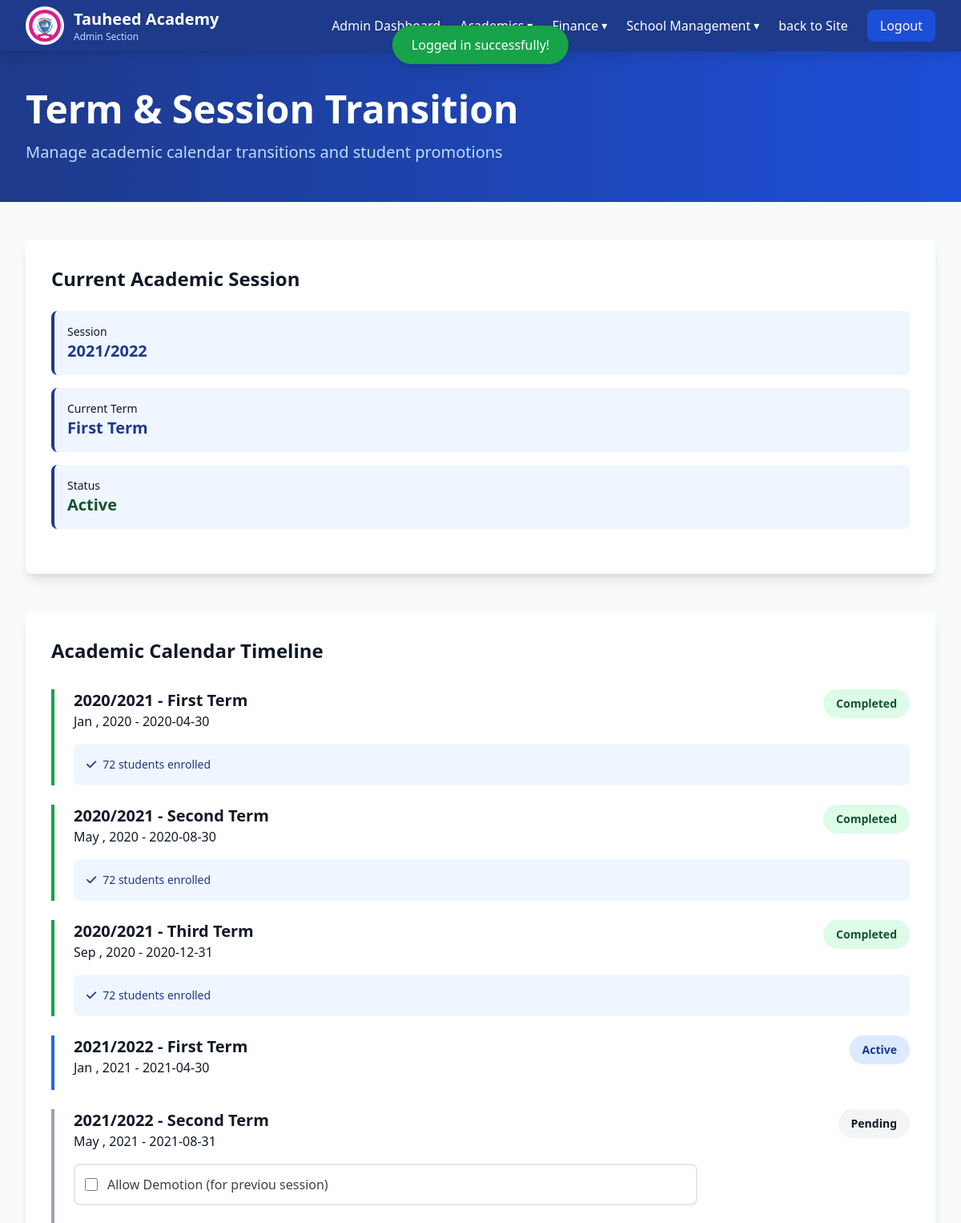
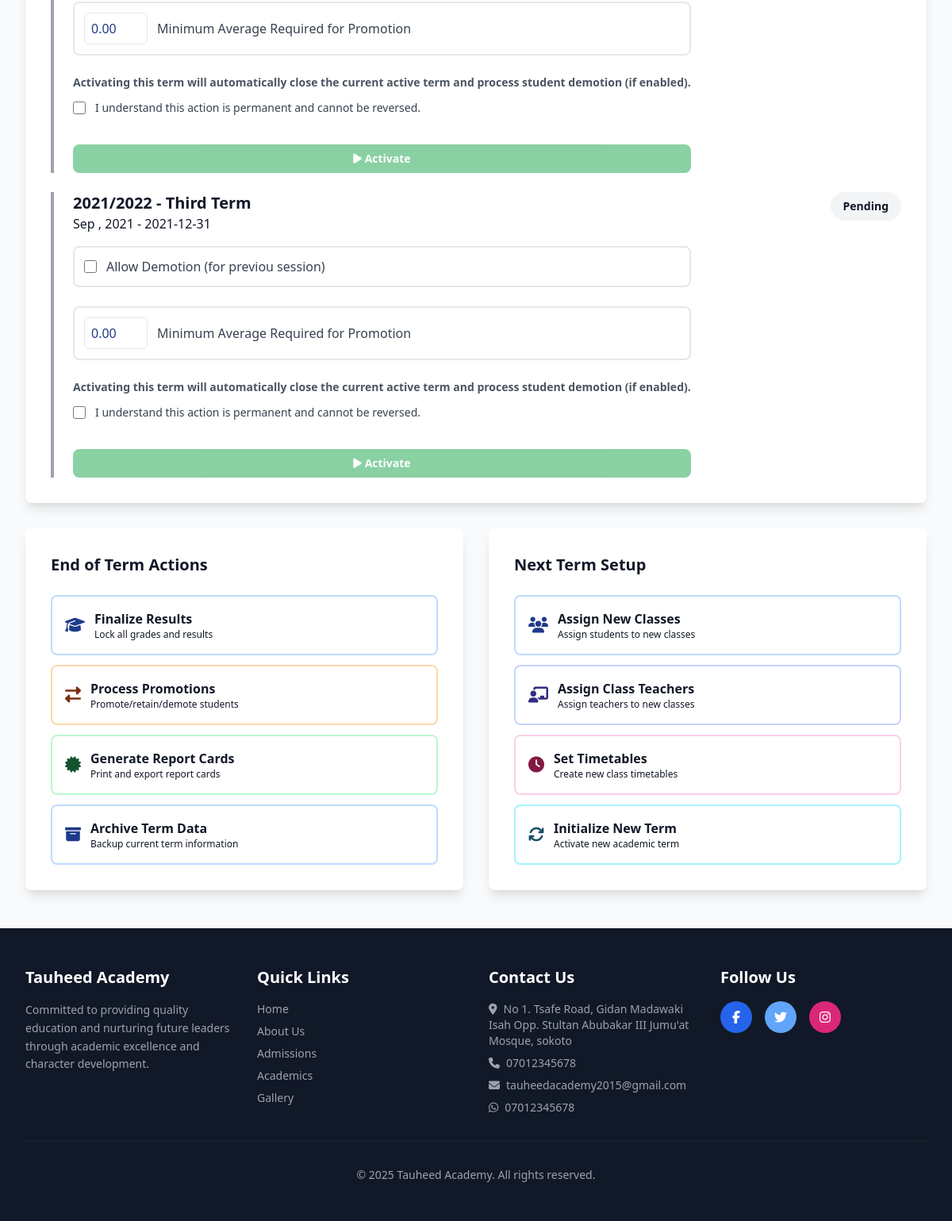
The page /pages/admin/session-term-transtion.php (signed in) on the database its author committed (2 pictures, top to bottom).
### tables this page shows
CREATE TABLE `schools` (
  `id` int(11) NOT NULL,
  `name` varchar(150) NOT NULL,
  `motto` varchar(255) DEFAULT NULL,
  `address` varchar(255) DEFAULT NULL,
  `phone` varchar(20) DEFAULT NULL,
  `email` varchar(100) DEFAULT NULL,
  `about_message` text DEFAULT NULL,
  `welcome_message` text DEFAULT NULL,
  `whatsapp_number` varchar(20) DEFAULT NULL,
  `facebook` varchar(255) DEFAULT NULL,
  `twitter` varchar(255) DEFAULT NULL,
  `instagram` varchar(255) DEFAULT NULL,
  `admission_number_format` varchar(255) DEFAULT NULL,
  `admission_number_format_description` varchar(255) DEFAULT NULL,
  `created_at` timestamp NOT NULL DEFAULT current_timestamp(),
  `deleted_at` datetime DEFAULT NULL,
  `updated_at` timestamp NOT NULL DEFAULT current_timestamp() ON UPDATE current_timestamp()
);

CREATE TABLE `terms` (
  `id` int(11) NOT NULL,
  `name` varchar(100) NOT NULL,
  `session_id` int(11) NOT NULL,
  `start_date` date DEFAULT NULL,
  `end_date` date DEFAULT NULL,
  `status` enum('pending','ongoing','finished') DEFAULT 'pending',
  `created_at` timestamp NOT NULL DEFAULT current_timestamp(),
  `deleted_at` datetime DEFAULT NULL,
  `updated_at` timestamp NOT NULL DEFAULT current_timestamp() ON UPDATE current_timestamp()
);

CREATE TABLE `sessions` (
  `id` int(11) NOT NULL,
  `name` varchar(100) NOT NULL,
  `start_date` date DEFAULT NULL,
  `end_date` date DEFAULT NULL,
  `status` enum('pending','ongoing','finished') DEFAULT 'pending',
  `created_at` timestamp NOT NULL DEFAULT current_timestamp(),
  `deleted_at` datetime DEFAULT NULL,
  `updated_at` timestamp NOT NULL DEFAULT current_timestamp() ON UPDATE current_timestamp()
);

### pages/admin/session-term-transtion.php (the view, shortened to what the rows shown need)
<?php
include __DIR__ . '/../../includes/header.php';
$stmt = $pdo->prepare("
    SELECT
        terms.*,
        sessions.name AS session_name
    FROM terms
    LEFT JOIN sessions
        ON terms.session_id = sessions.id
        AND sessions.deleted_at IS NULL
    WHERE terms.deleted_at IS NULL
    ORDER BY sessions.name ASC, terms.name ASC
");
$stmt->execute();
$terms = $stmt->fetchAll(PDO::FETCH_ASSOC);
$active = 'ongoing';
$stmt = $pdo->prepare("
    SELECT
        terms.*,
        sessions.name AS session_name
    FROM terms
    LEFT JOIN sessions
        ON terms.session_id = sessions.id
        AND sessions.deleted_at IS NULL
    WHERE terms.status = ?
      AND terms.deleted_at IS NULL
    LIMIT 1
");
$stmt->execute([$active]);
$current_term = $stmt->fetch(PDO::FETCH_ASSOC);
?>
<body class="bg-gray-50">
    <?php include(__DIR__ . "/./includes/admins-section-nav.php") ?>
    <section class="bg-gradient-to-r from-blue-900 to-blue-700 text-white py-12">
        <div class="max-w-7xl mx-auto px-4 sm:px-6 lg:px-8">
            <h1 class="text-4xl md:text-5xl font-bold mb-4">Term & Session Transition</h1>
        </div>
    </section>
    <section class="py-12 bg-gray-50">
        <div class="max-w-7xl mx-auto px-4 sm:px-6 lg:px-8">
            <div class="grid grid-cols-1 md:grid-cols-1 gap-8 mb-12">
                <div class="bg-white rounded-lg shadow-lg p-8">
                    <?php if ($current_term) : ?>
                        <h2 class="text-2xl font-bold text-gray-900 mb-6">Current Academic Session</h2>
                        <div class="space-y-4 mb-6">
                            <div class="bg-blue-50 p-4 rounded-lg border-l-4 border-blue-900">
                                <p class="text-sm text-gray-900">Session</p>
                                <p class="text-xl font-bold text-blue-900"><?= $current_term['session_name'] ?></p>
                            </div>
                            <div class="bg-blue-50 p-4 rounded-lg border-l-4 border-blue-900">
                                <p class="text-sm text-gray-900">Current Term</p>
                                <p class="text-xl font-bold text-blue-900"><?= $current_term['name'] ?></p>
                            </div>
                            <div class="bg-blue-50 p-4 rounded-lg border-l-4 border-blue-900">
                                <p class="text-sm text-gray-900">Status</p>
                                <p class="text-xl font-bold text-green-900">Active</p>
                            </div>
                        </div>
                    <?php else : ?>
                        <h2 class="text-2xl font-bold text-gray-900 mb-6">No Academic Session Is Active</h2>
                    <?php endif ?>
                </div>
            </div>
            <div class="bg-white rounded-lg shadow-lg p-8 mb-8">
                <h2 class="text-2xl font-bold text-gray-900 mb-8">Academic Calendar Timeline</h2>
                <div class="space-y-6">
                    <?php foreach ($terms as $term) : ?>
                        <div class="border-l-4
                                    <?php if ($term['status'] === 'ongoing') : ?>
                                    border-blue-600
                                <?php elseif ($term['status'] === 'finished') : ?>
                                    border-green-600
                                <?php elseif ($term['status'] === 'pending') : ?>
                                    border-gray-400
                                <?php endif; ?>
                                pl-6">
                            <div class="flex justify-between items-start mb-4">
                                <div>
                                    <h3 class="text-xl font-bold text-gray-900"><?= $term['session_name'] ?> - <?= $term['name'] ?></h3>
                                    <p class="text-gray-900"><?= date('M , Y', strtotime($term['start_date'])) ?> - <?= $term['end_date'] ?></p>
                                </div>
                                <?php if ($term['status'] === 'ongoing') :  ?>
                                    <span class="px-4 py-2 bg-blue-100 text-blue-900 rounded-full text-sm font-semibold">Active</span>
                                <?php elseif ($term['status'] === 'finished') :  ?>
                                    <span class="px-4 py-2 bg-green-100 text-green-900 rounded-full text-sm font-semibold">Completed</span>
                                <?php elseif ($term['status'] === 'pending') :  ?>
                                    <span class="px-4 py-2 bg-gray-100 text-gray-900 rounded-full text-sm font-semibold">Pending</span>
                                <?php endif;  ?>
                            </div>
                            <?php if ($term['status'] === 'finished') : ?>
                                <div class="bg-blue-50 p-4 rounded-lg text-sm text-blue-900">
                                    <p><i class="fas fa-check mr-2"></i>72 students enrolled</p>
                                </div>
                            <?php endif ?>
                            <div class="flex gap-3">
                                <?php if ($term['status'] === 'pending') :  ?>
                                    <form method="POST" class="flex flex-col gap-3">
                                        <label class="flex items-center p-3 border-2 border-gray-200 rounded-lg cursor-pointer hover:bg-blue-50 mb-3">
                                            <input type="checkbox" class="w-4 h-4 text-blue-900" name="allow_demotion" value="1">
                                            <span class="ml-3 text-gray-700">Allow Demotion (for previou session)</span>
                                        </label>
                                        <label for="average_required" class="flex items-center p-3 border-2 border-gray-200 rounded-lg cursor-pointer hover:bg-blue-50 mb-3">
                                            <input
                                                type="number"
                                                id="average_required"
                                                name="average_required"
                                                value="0.00"
                                                class="w-20 h-10 text-blue-900 border border-gray-200 rounded-md px-2 focus:outline-none focus:ring-2 focus:ring-blue-400">
                                            <span class="ml-3 text-gray-700">Minimum Average Required for Promotion</span>
                                        </label>
                                        <div class="flex flex-col gap-3">
                                            <span class="text-sm text-gray-600 font-semibold">
                                                Activating this term will automatically close the current active term and process student demotion (if enabled).
                                            </span>
                                            <div class="mb-6">
                                                <label class="flex items-center gap-3 cursor-pointer">
                                                    <input type="checkbox" id="confirmCheckbox" class="w-4 h-4 text-red-600 rounded focus:ring-2 focus:ring-red-500">
                                                    <span class="text-sm text-gray-700">I understand this action is permanent and cannot be reversed.</span>
                                                </label>
                                            </div>
                                            <button type="submit" class="px-4 py-2 bg-green-600 text-white rounded-lg font-semibold hover:bg-green-700 transition text-sm  disabled:opacity-50 disabled:cursor-not-allowed" id="submitBtn" disabled>
                                                <i class="fas fa-play mr-1"></i>Activate
                                            </button>
                                        </div>
                                    </form>
                                <?php endif;  ?>
                            </div>
                        </div>
                    <?php endforeach ?>
                </div>
            </div>
        </div>
    </section>
    <?php include(__DIR__ . "/../../includes/footer.php"); ?>
</body>
</html>

### pages/admin/includes/admins-section-nav.php (shortened to what the rows shown need)
<nav class="bg-blue-900 text-white sticky top-0 z-50 shadow-lg">
    <div class="max-w-7xl mx-auto px-4 sm:px-6 lg:px-8">
        <div class="flex justify-between items-center h-16">
            <div class="flex items-center gap-3">
                <div>
                    <h1 class="text-xl font-bold"><?= $school['name'] ?? 'Tauheed Academy' ?></h1>
                    <p class="text-xs text-blue-200">Admin Section</p>
                </div>
            </div>
        </div>
    </div>
</nav>

### includes/footer.php (shortened to what the rows shown need)
<footer class="bg-gray-900 text-white py-12">
    <div class="max-w-7xl mx-auto px-4 sm:px-6 lg:px-8">
        <div class="grid grid-cols-1 md:grid-cols-4 gap-8">
            <div>
                <h3 class="text-xl font-bold mb-4"><?= $school['name'] ?? 'Tauheed Academy' ?></h3>
                <p class="text-gray-400 text-sm leading-relaxed">
                    Committed to providing quality education and nurturing future leaders through academic excellence and character development.
                </p>
            </div>
            <div>
                <ul class="space-y-2 text-sm text-gray-400">
                    <li><i class="fas fa-map-marker-alt mr-2"></i><?= $school['address'] ?? '' ?></li>
                    <li><i class="fas fa-phone mr-2"></i><?= $school['phone'] ?? '' ?></li>
                    <li><i class="fas fa-envelope mr-2"></i><?= $school['email'] ?? '' ?></li>
                    <li><i class="fab fa-whatsapp mr-2"></i><?= $school['whatsapp_number'] ?? '' ?></li>
                </ul>
            </div>
        </div>
        <div class="border-t border-gray-800 mt-8 pt-8 text-center text-gray-400 text-sm">
            <p>&copy; 2025 <?= $school['name'] ?? 'Tauheed Academy' ?>. All rights reserved.</p>
        </div>
    </div>
</footer>

### rows shown on the page
schools: name "Tauheed Academy", address "No 1. Tsafe Road, Gidan Madawaki Isah Opp. Stultan Abubakar III Jumu'at Mosque, sokoto", phone "07012345678", email "tauheedacademy2015@gmail.com", whatsapp_number "07012345678"
terms: session.name "2021/2022", name "First Term", start_date "Jan , 2021", end_date "2021-04-30", status "Active"
terms: session.name "2020/2021", name "First Term", start_date "Jan , 2020", end_date "2020-04-30", status "Completed"
terms: session.name "2020/2021", name "Second Term", start_date "May , 2020", end_date "2020-08-30", status "Completed"
terms: session.name "2020/2021", name "Third Term", start_date "Sep , 2020", end_date "2020-12-31", status "Completed"
terms: session.name "2021/2022", name "Second Term", start_date "May , 2021", end_date "2021-08-31", status "Pending"
terms: session.name "2021/2022", name "Third Term", start_date "Sep , 2021", end_date "2021-12-31", status "Pending"

### other values the page prints
$_SESSION['success'] "Logged in successfully!"
